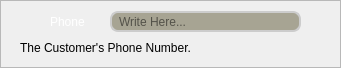
    <widget class="QFrame" name="Phone_Frame">
     <property name="geometry">
      <rect>
       <x>10</x>
       <y>132</y>
       <width>341</width>
       <height>68</height>
      </rect>
     </property>
     <property name="minimumSize">
      <size>
       <width>341</width>
       <height>68</height>
      </size>
     </property>
     <property name="maximumSize">
      <size>
       <width>341</width>
       <height>68</height>
      </size>
     </property>
     <property name="frameShape">
      <enum>QFrame::StyledPanel</enum>
     </property>
     <property name="frameShadow">
      <enum>QFrame::Raised</enum>
     </property>
     <widget class="QLabel" name="Customer_Phone_Icon">
      <property name="geometry">
       <rect>
        <x>20</x>
        <y>11</y>
        <width>21</width>
        <height>21</height>
       </rect>
      </property>
      <property name="minimumSize">
       <size>
        <width>21</width>
        <height>21</height>
       </size>
      </property>
      <property name="maximumSize">
       <size>
        <width>21</width>
        <height>21</height>
       </size>
      </property>
      <property name="styleSheet">
       <string notr="true">border: none;
background-color: rgba(0, 0, 0, 0);
color: rgb(255, 255, 255);
font: 75 18pt &quot;Acme&quot;;</string>
      </property>
      <property name="text">
       <string/>
      </property>
      <property name="pixmap">
       <pixmap resource="resources.qrc">:/Icons/Phone_White.png</pixmap>
      </property>
      <property name="scaledContents">
       <bool>true</bool>
      </property>
      <property name="alignment">
       <set>Qt::AlignCenter</set>
      </property>
     </widget>
     <widget class="QLabel" name="Customer_Phone_Label">
      <property name="geometry">
       <rect>
        <x>50</x>
        <y>11</y>
        <width>51</width>
        <height>21</height>
       </rect>
      </property>
      <property name="minimumSize">
       <size>
        <width>51</width>
        <height>21</height>
       </size>
      </property>
      <property name="maximumSize">
       <size>
        <width>51</width>
        <height>21</height>
       </size>
      </property>
      <property name="styleSheet">
       <string notr="true">QLabel {
border: none;
background-color: rgba(0, 0, 0, 0);
color: rgb(255, 255, 255);
font: 75 13pt &quot;Acme&quot;;
}</string>
      </property>
      <property name="text">
       <string>Phone</string>
      </property>
     </widget>
     <widget class="QLineEdit" name="Phone_Input">
      <property name="geometry">
       <rect>
        <x>110</x>
        <y>11</y>
        <width>191</width>
        <height>21</height>
       </rect>
      </property>
      <property name="minimumSize">
       <size>
        <width>191</width>
        <height>21</height>
       </size>
      </property>
      <property name="maximumSize">
       <size>
        <width>191</width>
        <height>21</height>
       </size>
      </property>
      <property name="styleSheet">
       <string notr="true">QLineEdit {
	background-color:rgb(167, 164, 147);
	padding-left: 5px;
	border: 2px solid #ccc;
	border-radius: 8px;
	background-repeat: no-repeat;
	background-position: left center;
	font: 75 15pt &quot;Acme&quot;;
}</string>
      </property>
      <property name="maxLength">
       <number>8</number>
      </property>
      <property name="placeholderText">
       <string>Write Here...</string>
      </property>
     </widget>
     <widget class="QLabel" name="Phone_Infos">
      <property name="geometry">
       <rect>
        <x>20</x>
        <y>37</y>
        <width>301</width>
        <height>21</height>
       </rect>
      </property>
      <property name="minimumSize">
       <size>
        <width>301</width>
        <height>21</height>
       </size>
      </property>
      <property name="maximumSize">
       <size>
        <width>301</width>
        <height>21</height>
       </size>
      </property>
      <property name="styleSheet">
       <string notr="true">QLabel {border: none;
background-color: rgba(0, 0, 0, 0);
color: rgbrgb(0, 174, 255);
font: 75 13pt &quot;Acme&quot;;
}</string>
      </property>
      <property name="text">
       <string>The Customer's Phone Number.</string>
      </property>
     </widget>
    </widget>
